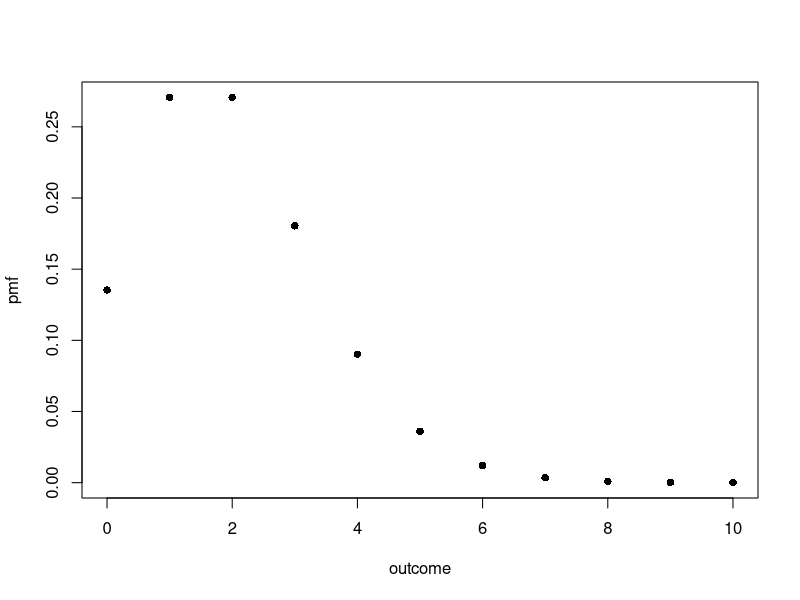
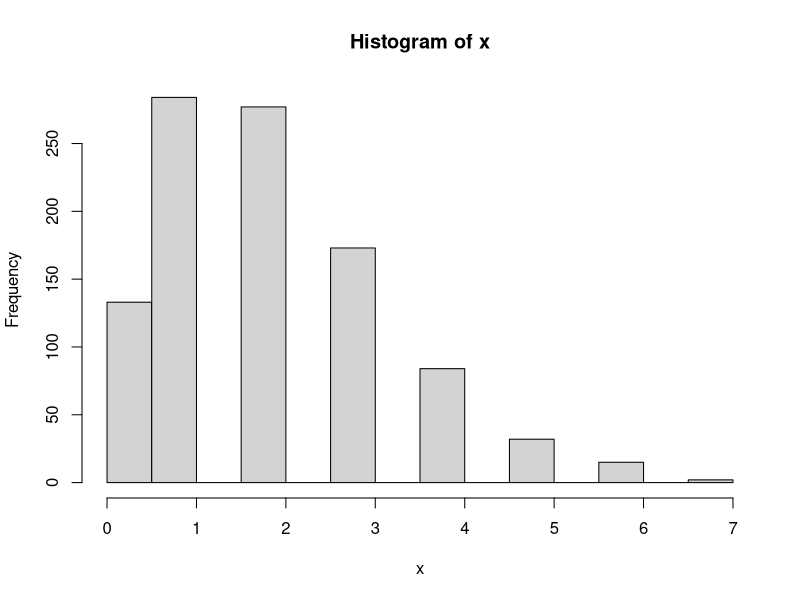
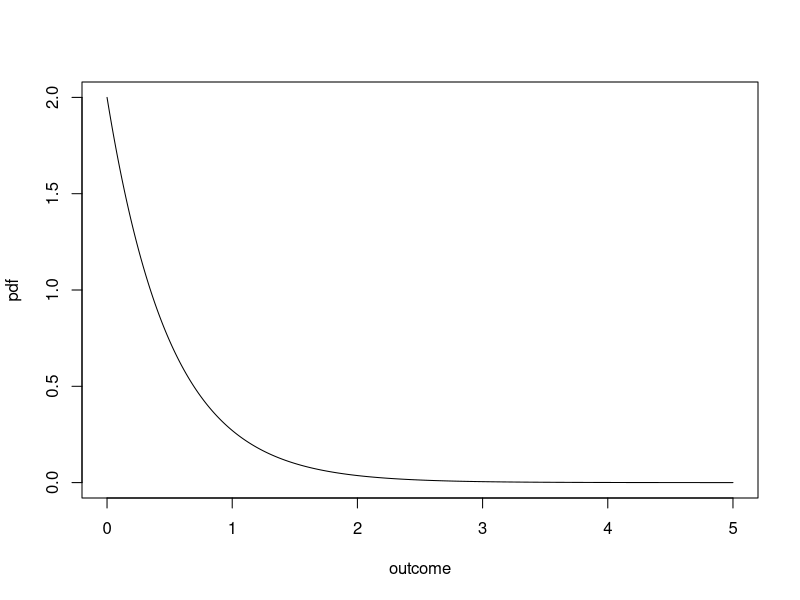
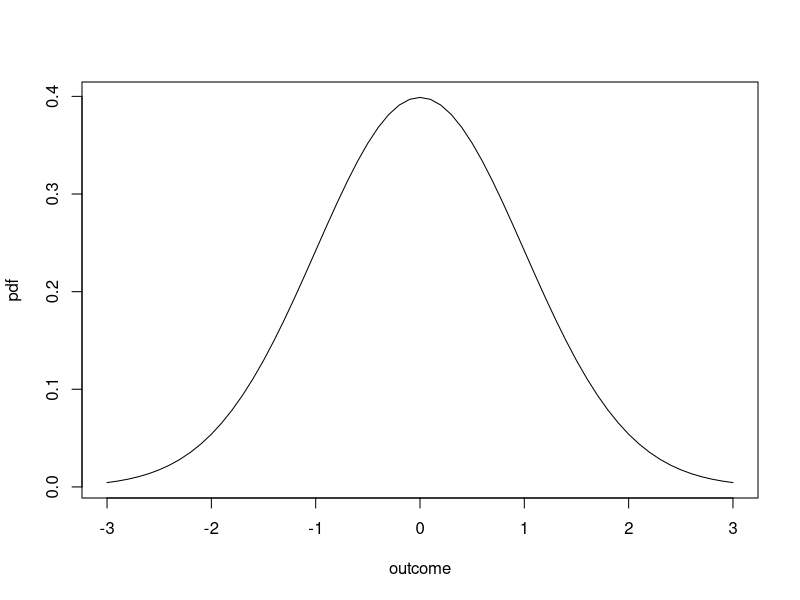
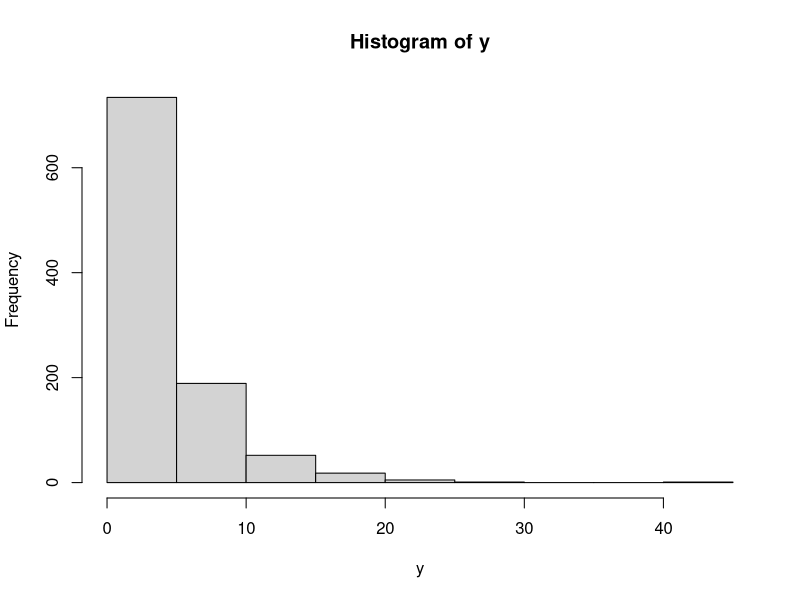
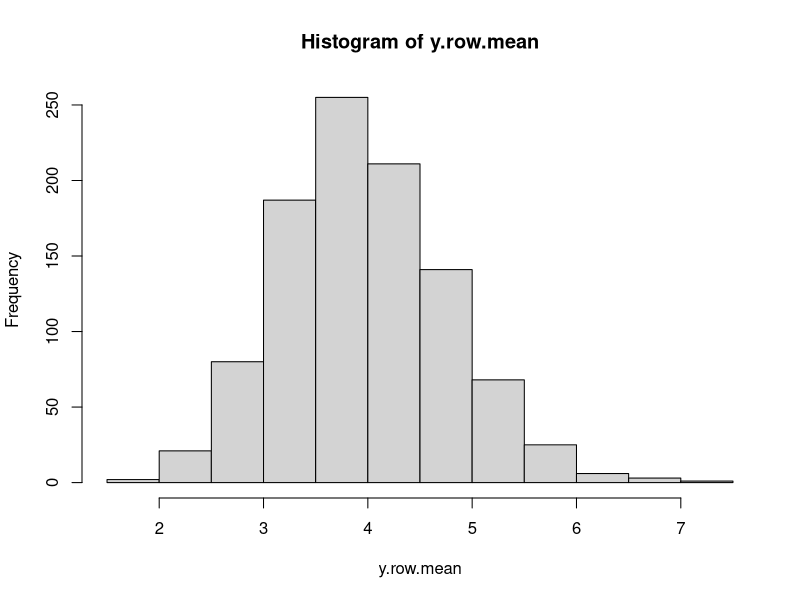

R code for these plots, in order:
## Maximum likelihood - practical 1 ----

rm(list=ls())
# setwd("Documents/CMEECourseWork/max_likelihood/code")

# distributions in R
# norm, pois, binom, etc
# prefixes: 
# r : random nums from the dist (eg rnorm)
# d : distribution (ie values for pmf/pdf)
# p : values for cdf
# q : values for quantiles


## Q3 ii)

# poisson distribution ----
x <- 0:10
y <- dpois(x, lambda=2)
plot(x, y, pch=16, ylab="pmf", xlab="outcome")

# Pr(X<=3) - long unnecessary version
tot_sum <- 0
for (i in 0:3) {
    tot_sum <- tot_sum + (((2^i) * exp(-2)) / factorial(i))
}

# Pr(X=4)
dpois(4, lambda=2)
# Pr(X<=3)
sum(dpois(0:3, lambda=2))
# or equivalent:
ppois(3, lambda=2)


# rpois() - simulate poisson random nums
x <- rpois(1000, lambda=2)
x
hist(x)

# fixed set of random nums
set.seed(123)
x <- rpois(10, lambda=2)
y <- rpois(10, lambda=2)
x == y  # not all equal
x
# reset random seed
set.seed(123)
z <- rpois(10, lambda=2)
x == z  # ARE all equal
z


# Q4 

# exponential distribution ----
x <- seq(0, 5, 0.01)
y <- dexp(x, rate=2)
plot(x, y, type="l", ylab="pdf", xlab="outcome")

# calculate probability from pdf - area under curve between limits
integrate(dexp, lower=0, upper=1, rate=2)


# Q5 

## normal distribution ----
x <- seq(-3, 3, 0.1)
y <- dnorm(x, mean=0, sd=1)
plot(x, y, type="l", ylab="pdf", xlab="outcome")

# Pr(2 <= X <= 3)
integrate(dnorm, lower=2, upper=3, mean=0, sd=1)
pnorm(3) - pnorm(2)

# Pr(-1.96 <= X <= 1.96)
integrate(dnorm, lower=-1.96, upper=1.96, mean=0, sd=1)
pnorm(1.96) - pnorm(-1.96)


# Q6

## Central limit theorem ----
# for ANY distribution with finite expected value and variance, the sample mean
# of the random samples from that distribution tends to be normally distributed

# eg. negative binomial dist (ie not normal!)
# plot 1000 negative binomial random nums w r=1, p=0.2
y <- rnbinom(1000, 1, 0.2)
hist(y)
# not normal!

# generate 3000 negative binomial random nums
# and put them into a 1000 by 30 matrix
y <- matrix(rnbinom(30*1000, 1, 0.2), nr=1000, nc=30)

# calculate row mean (sample mean)
y.row.mean <- apply(y, 1, mean)

# plot histogram of these 1000 row means
hist(y.row.mean)  # normal!

